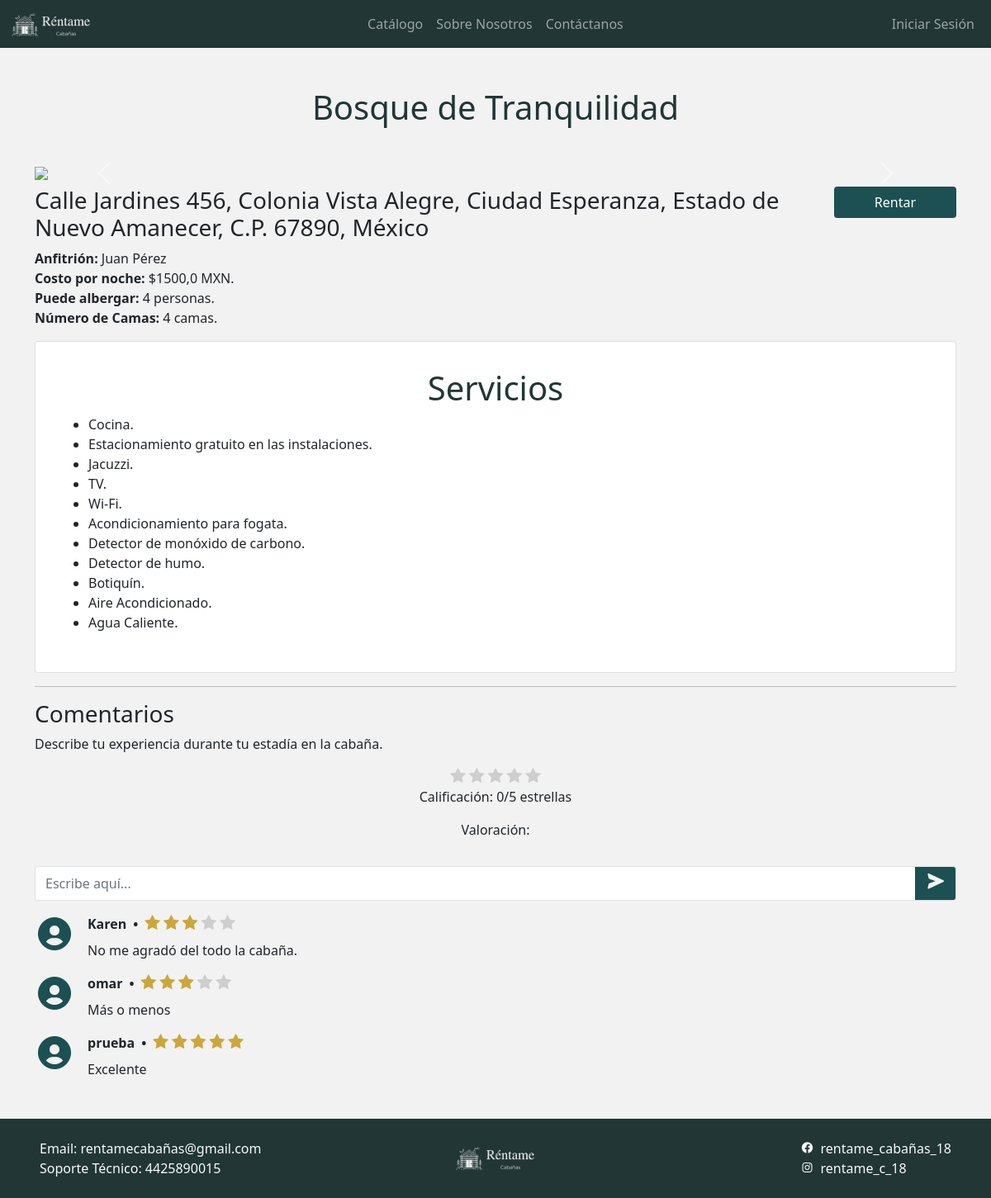
The page /vista_cabana_usuario/1 on the database its author committed.
### admin_cabanas/models.py (models this page shows, shortened)
class Cabana(models.Model):
    id = models.AutoField(primary_key=True)
    nombre = models.CharField(max_length=80)
    anfitrion = models.CharField(max_length=80)
    capacidad = models.IntegerField()
    camas = models.IntegerField()
    costo_noche = models.FloatField()
    servicios = RichTextField(max_length=500)
    ubicacion = models.TextField()
    descripcion = RichTextField(max_length=300) #Agregar a settings:   'ckeditor',
    creado = models.DateTimeField(auto_now_add=True, null=True) #Fecha y tiempo
    actualizado = models.DateTimeField(auto_now=True, null=True)
    class Meta:
        verbose_name="Cabaña"
        verbose_name_plural="Cabañas"
        ordering = ["-creado"]

### valoraciones/models.py (models this page shows, shortened)
class Valoracion(models.Model):
    id = models.AutoField(primary_key=True)
    comentario = models.CharField(max_length=300)
    numero_estrellas = models.IntegerField(default=0,
        validators=[
            MaxValueValidator(5),
            MinValueValidator(0),
    ])
    usuario = models.ForeignKey(Usuario, on_delete=models.CASCADE)
    cabana = models.ForeignKey(Cabana, on_delete=models.CASCADE)
    creado = models.DateTimeField(auto_now=True, null=True) #Fecha y tiempo
    actualizado = models.DateTimeField(auto_now_add=True, null=True)
    class Meta:
        verbose_name="Valoración"
        verbose_name_plural="Valoraciones"
        ordering = ["-creado"]

### admin_users/models.py (models this page shows, shortened)
class Usuario(AbstractUser):
    telefono = models.CharField(null=True,max_length=10)
    imagen = models.ImageField(null=True, upload_to="imgUsers", verbose_name="Imagen")

### cabanas/views.py (the view)
# urls.py: path('vista_cabana_usuario/<int:id>', views_cabanas.vista_cabana_usuario, name='Vista_Cabana_Usuario'),
def vista_cabana_usuario(request, id):
    cabana = Cabana.objects.get(id=id)
    valoraciones = Valoracion.objects.filter(cabana=id)
    return render(request, 'cabanas/vista_cabana_usuario.html', {'cabanas':cabana, 'valoraciones':valoraciones})

### cabanas/templates/cabanas/vista_cabana_usuario.html (shortened to what this page needs)
{% extends "cabanas/layout.html" %}
{% block nombreApartado %}{{cabanas.nombre}}{% endblock nombreApartado %}
{% load static %}
{% block contenido %}
<div id="carouselExampleControls" class="carousel slide" data-bs-ride="carousel">
  <div class="carousel-inner">
    <div class="carousel-item active">
      <img src="{% static 'cabanas/images/fondo_contacto.jpg' %}" class="d-block w-100">
    </div>
  </div>
  <button class="carousel-control-prev" type="button" data-bs-target="#carouselExampleControls" data-bs-slide="prev">
    <span class="carousel-control-prev-icon" aria-hidden="true"></span>
  </button>
  <button class="carousel-control-next" type="button" data-bs-target="#carouselExampleControls" data-bs-slide="next">
    <span class="carousel-control-next-icon" aria-hidden="true"></span>
  </button>
</div>
<div class="d-flex bd-highlight">
  <p class="h3 fw-light w-100 bd-highlight my-2">{{cabanas.ubicacion}}</p>
  <form action="{% url "Rentar_Cabana" %}" id="renta" method="get">
    <button type="submit" form="renta" value="Submit" class="btn-sample btn mb-3 px-5 my-2">Rentar</button>
  </form>
</div>
<p class="card-text"><b>Anfitrión: </b> {{cabanas.anfitrion}} <br> <b>Costo por noche: </b>${{cabanas.costo_noche}} MXN. <br> <b>Puede albergar: </b> {{cabanas.capacidad}} personas. <br> <b>Número de Camas: </b>{{cabanas.camas}} camas.</p>
<div class="card p-3">
  <div class="card-body">
    <div class="text-center">
      <h1 class="mb-2 h-title text-center h1 fw-normal">Servicios</h1>
    </div>
     {{cabanas.servicios|safe}}
  </div>
</div>
<hr>
<p class="h3 fw-light w-100 bd-highlight my-2">Comentarios</p>
<p>Describe tu experiencia durante tu estadía en la cabaña.</p>
<form action="{% url 'RegistrarValoracion' cabanas.id%}" method="POST">
  <div class="ratings pb-3" id="rating">
    <span class="fa fa-star animated-star" data-value="1" id="1"></span>
    <span class="fa fa-star animated-star" data-value="2" id="2"></span>
    <span class="fa fa-star animated-star" data-value="3" id="3"></span>
    <span class="fa fa-star animated-star" data-value="4" id="4"></span>
    <span class="fa fa-star animated-star" data-value="5" id="5"></span>
    <p id="Calificación-value">Calificación: 0/5 estrellas</p>
    <p id="calif">Valoración: </p>
  </div>
  <div class="input-group">
    <input type="text" class="form-control border-end-0 border" name="comentario" placeholder="Escribe aquí..." required>
    <button type="submit" class="btn-enviar-comentario btn btn-outline-secondary border-start-0 border" ><i class='bx bx-sm bxs-send'></i></button>
  </div>
</form>
{% if valoraciones %}
  {% for valoracion in valoraciones %}
  <div class="d-flex align-items-start mt-3">
    <div class="flex-shrink-0">
      <i class='bx bx-lg bxs-user-circle' style="color: #1c5052"></i>
    </div>
    <div class="flex-grow-1 ms-3">
      <div class="d-flex align-items-center mb-2">
        <b>{{valoracion.usuario}} </b>
        <b class="px-2"> • </b>
        <div class="ratings">
          <i class="fa fa-star {% if valoracion.numero_estrellas > 0 %}rating-color{% endif %}" id=""></i>
          <i class="fa fa-star {% if valoracion.numero_estrellas > 1 %}rating-color{% endif %}"></i>
          <i class="fa fa-star {% if valoracion.numero_estrellas > 2 %}rating-color{% endif %}"></i>
          <i class="fa fa-star {% if valoracion.numero_estrellas > 3 %}rating-color{% endif %}"></i>
          <i class="fa fa-star {% if valoracion.numero_estrellas > 4 %}rating-color{% endif %}"></i>
        </div>
      </div>
      <p class="mb-0">
        {{valoracion.comentario}}
      </p>
    </div>
  </div>
  {% endfor %}
{% else %}
<p class="text-muted text-center pt-5"> No hay comentarios para mostrar.</p>
{% endif %}
{% endblock %}

### cabanas/static/cabanas/css/estilo.css (style rules this page uses)
body { margin: 0; font-size: 1rem; font-weight: 400; color: #212529; text-align: left; background-color: #f2f2f2 !important; }
.ratings { text-align: center; }
.ratings span { color: #cecece; font-size: 20px; }
.ratings i { color: #cecece; font-size: 20px; }
.rating-color { color: #CBA73B !important; }
hr { border: 0; height: 1px; background-color: #0a0c0d; }
.h-title { color: #213635 !important; }
.btn-sample { color: #ffffff !important; background-color: #1C5052 !important; border-color: #1C5052; }
.btn-enviar-comentario { color: #F2F2F2 !important; background-color: #1C5052 !important; border-color: #1c5052 !important; }

### cabanas/static/cabanas/css/estrellas.css (style rules this page uses)
.ratings { text-align: center; }
.ratings span { color: #cecece; font-size: 20px; cursor: pointer; transition: color 0.2s, transform 0.2s; }
.ratings span.animated-star { animation: star-animation 1s ease-in-out infinite; }

### rows shown on the page
Cabana: nombre "Bosque de Tranquilidad", ubicacion "Calle Jardines 456, Colonia Vista Alegre, Ciudad Esperanza, Estado de Nuevo Amanecer, C.P. 67890, México", anfitrion "Juan Pérez", costo_noche "1500,0", capacidad "4", camas "4", servicios "Cocina. Estacionamiento gratuito en las instalaciones. Jacuzzi. TV. Wi-Fi. Acondicionamiento para fogata. Detector de monóxido de carbono. Detector de humo. Botiquín. Aire Acondicionado. Agua Caliente."
Valoracion: usuario "Karen", numero_estrellas 3 (drawn), comentario "No me agradó del todo la cabaña."
Valoracion: usuario "omar", numero_estrellas 3 (drawn), comentario "Más o menos"
Valoracion: usuario "prueba", numero_estrellas 5 (drawn), comentario "Excelente"
